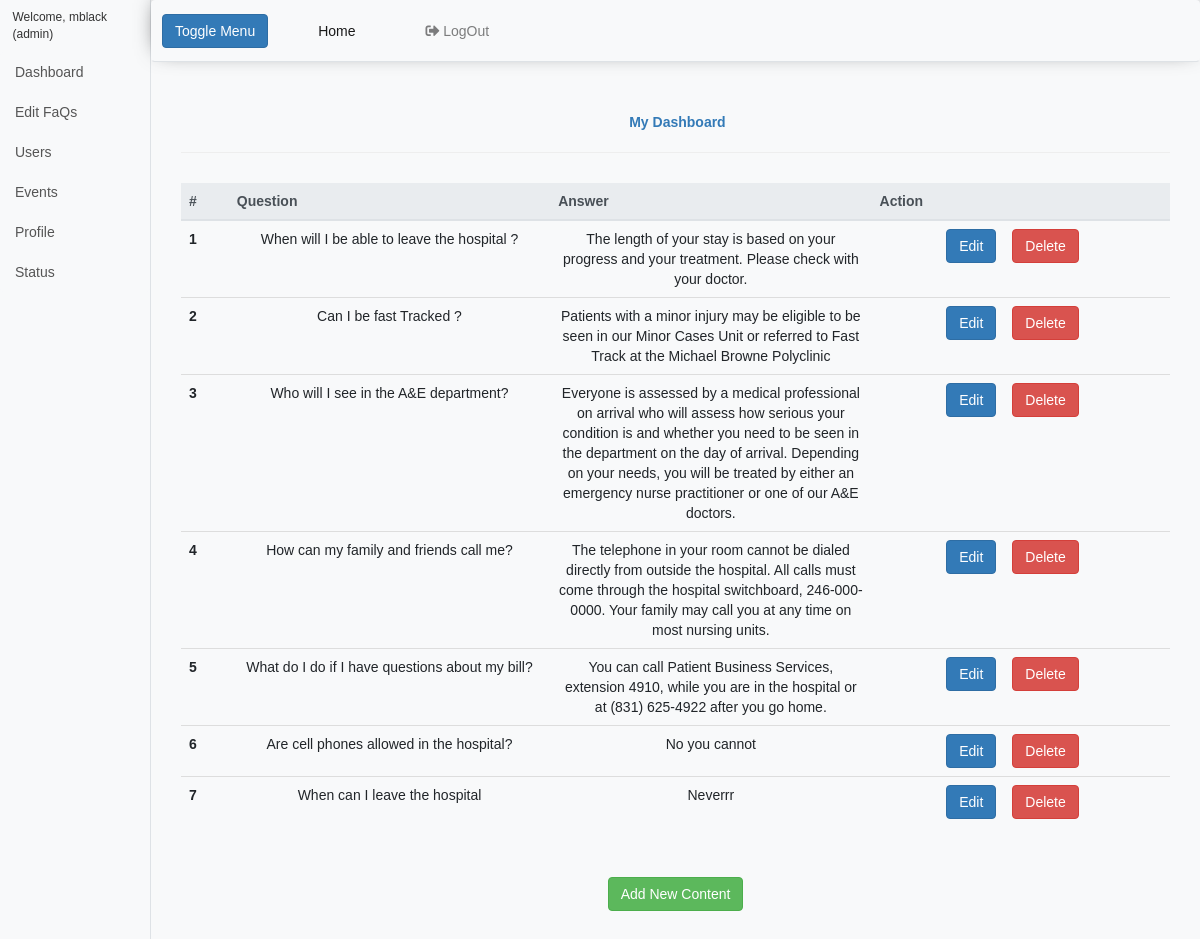
The app's page /Hospital/dashboardFaqs.php (signed in) with its own data.
### tables this page shows
CREATE TABLE `faqs` (
  `id` int(11) NOT NULL,
  `question` varchar(255) NOT NULL,
  `answer` text NOT NULL
);

### Hospital/includes/autoloader.php (called while the page is built, shortened)
<?php
function myAutoLoader($className)
{
	$searchFiles = array(
       	    INCLUDES_DIR.$className.'.php',
			    );
    foreach ($searchFiles as $file) {
    	if (file_exists($file)) {
			return;
    	}
    }
}

### Hospital/includes/applicationHelperClass.php (called while the page is built, shortened)
<?php
class applicationHelperClass
{
  public function isUserLoggedIn( )
  {
    if(isset($_SESSION['user']) && $_SESSION['role'] != 'deny'){
      return true;
    }
    return false;
  }
}

### Hospital/includes/getfaqs.php (called while the page is built, shortened)
  <?php
class getFaqs {
      function getFaqs( )
      {
        $conn = new databaseClass(DB_HOST,DB_UNAME,DB_PASS,DB_DBNAME);
        $stmt = "SELECT * FROM faqs;";
        $result =  mysqli_query($conn->getDB(),$stmt);
        $resultcheck = mysqli_num_rows($result);
        if($resultcheck > 0)
      {
        while($row = mysqli_fetch_assoc($result))
        {
          $faqs[] = $row;
      }
        return $faqs;
      }
      }
}

### Hospital/includes/databaseClass.php (called while the page is built, shortened)
<?php
class databaseClass
{
  private $_mysqli;
  public function __construct(string $db_host,string $users,string $password,string $db_name)
  {
    $this->_mysqli = new mysqli($db_host,$users,$password,$db_name);
  }
  public function getDB()
  {
    return $this->_mysqli;
  }
}

### Hospital/dashboardFaqs.php (the view, shortened to what this page needs)
<?php
$loginStatus = new applicationHelperClass();
$getfaqs = new getfaqs();
$faqs = $getfaqs->getFaqs();
$count = 0;
?>
<?php if ($loginStatus->isUserLoggedIn() && $_SESSION['role'] == "admin") : ?>
<?php $user = $_SESSION['user']; ?>
<!DOCTYPE html>
<html lang="en">
<head>
    <link rel="stylesheet" type="text/css" href="css/style.css">
    <link rel="stylesheet" href="https://maxcdn.bootstrapcdn.com/bootstrap/4.4.1/css/bootstrap.min.css">
    <link rel="stylesheet" href="https://use.fontawesome.com/releases/v5.6.3/css/all.css"
>
</head>
<body class="bg-light">
    <link href="vendor/bootstrap/css/bootstrap.min.css" rel="stylesheet">
    <link rel="stylesheet" type="text/css" href="css/style.css">
    <link href="css/simple-sidebar.css" rel="stylesheet">
    </head>
    <body>
        <div class="d-flex" id="wrapper">
            <div class="bg-light border-right" id="sidebar-wrapper">
                <div class="sidebar-heading">Welcome, <?php echo $user ?> (admin)</div>
                <div class="list-group list-group-flush">
                    <a href="#" class="list-group-item list-group-item-action bg-light">Dashboard</a>
                    <a href="#faqtable" class="list-group-item list-group-item-action bg-light">Edit FaQs</a>
                    <a href="dashboardUsers" class="list-group-item list-group-item-action bg-light">Users</a>
                    <a href="#" class="list-group-item list-group-item-action bg-light">Events</a>
                    <a href="#" class="list-group-item list-group-item-action bg-light">Profile</a>
                    <a href="#" class="list-group-item list-group-item-action bg-light">Status</a>
                </div>
            </div>
            <div id="page-content-wrapper">
                <nav class="navbar navbar-expand-lg navbar-light bg-light border-bottom " role="tablist">
                    <button class="btn btn-primary" id="menu-toggle">Toggle Menu</button>
                    <div class="collapse navbar-collapse" id="navbarSupportedContent">
                        <ul class="navbar-nav ml-auto mt-2 mt-lg-0">
                            <li class="nav-item active">
                                <a class="nav-link" href="index">Home <span class="sr-only">(current)</span></a>
                            </li>
                            <li class="nav-item">
                                <a class="nav-link" href="includes/logout"><i
                                        class="fas fa-sign-out-alt"></i>&nbspLogOut</a>
                            </li>
                    </div>
                </nav>
                <div class="container-fluid">
                    <div class="col-lg-12 col-md-12 col-sm-12 col-xs-12 text-center mt-5">
                        <a href="#"><strong><span class="fa fa-dashboard"></span> My Dashboard</strong></a>
                        <hr>
                        <?php if (!empty($faqs)) :  ?>
                        <div class="table-responsive-sm">
                            <table class="table mt-5 " id="faqtable">
                                <thead class="thead-light">
                                    <tr>
                                        <th scope="col">#</th>
                                        <th scope="col">Question</th>
                                        <th scope="col">Answer</th>
                                        <th colspan="3" scope="col">Action</th>
                                    </tr>
                                </thead>
                                <tbody>
                                    <?php foreach ($faqs as $faq) :  ?>
                                    <tr>
                                        <th scope="row"><?php echo ++$count ?></th>
                                        <td style="word-wrap:break-word;min-width: 160px;max-width: 160px;">
                                            <?php echo $faq['question'] ?></td>
                                        <td style="word-wrap:break-word;min-width: 160px;max-width: 160px;">
                                            <?php echo $faq['answer'] ?></td>
                                        <td><a href="dashboardFaqs?edit=<?php echo $faq['id']; ?>"
                                                class="btn btn-primary float-right" id="openfaq">Edit</a></td>
                                        <td><a href="includes/process?delete=<?php echo $faq['id']; ?>"
                                                class="btn btn-danger float-left">Delete</a></td>
                                    </tr>
                                    <?php endforeach ?>
                                </tbody>
                            </table>
                            <button class="btn btn-success mt-5" name="add" data-toggle="collapse"
                                data-target="#addfaq"> Add New Content </button>
                        </div>
                        <?php endif ?>
                                <br><br><br>
                            </div>
                        </div>
                    </div>
                </div>
    </body>
</html>
<?php else : ?>
<?php header("Location: ./index")   ?>
<?php endif ?>

### Hospital/css/style.css (style rules this page uses)
body { font-family: "Poppins", sans-serif; }
nav { box-shadow: 0px -5px 22px -8px rgba(0, 0, 0, 0.75); margin-bottom: 10px; }
.navbar-nav > li { margin-right: 20px; padding-left: 30px; padding-right: 10px; }

### Hospital/css/simple-sidebar.css (style rules this page uses)
body { overflow-x: hidden; }
#sidebar-wrapper { min-height: 100vh; margin-left: -15rem; -webkit-transition: margin .25s ease-out; -moz-transition: margin .25s ease-out; -o-transition: margin .25s ease-out; transition: margin .25s ease-out; }
#sidebar-wrapper .sidebar-heading { padding: 0.875rem 1.25rem; font-size: 1.2rem; }
#sidebar-wrapper .list-group { width: 15rem; }
#page-content-wrapper { min-width: 100vw; }
@media (min-width: 768px) { #sidebar-wrapper { margin-left: 0; } }
@media (min-width: 768px) { #page-content-wrapper { min-width: 0; width: 100%; } }

### records on screen
faqs: question "When will I be able to leave the hospital ?", answer "The length of your stay is based on your progress and your treatment. Please check with your doctor."
faqs: question "Can I be fast Tracked ?", answer "Patients with a minor injury may be eligible to be seen in our Minor Cases Unit or referred to Fast Track at the Michael Browne Polyclinic"
faqs: question "Who will I see in the A&E department?", answer "Everyone is assessed by a medical professional on arrival who will assess how serious your condition is and whether you need to be seen in the department on the day of arrival. Depending on your needs, you will be treated by either an emergency nurse practitioner or one of our A&E doctors."
faqs: question "How can my family and friends call me?", answer "The telephone in your room cannot be dialed directly from outside the hospital. All calls must come through the hospital switchboard, 246-000-0000. Your family may call you at any time on most nursing units."
faqs: question "What do I do if I have questions about my bill?", answer "You can call Patient Business Services, extension 4910, while you are in the hospital or at (831) 625-4922 after you go home."
faqs: question "Are cell phones allowed in the hospital?", answer "No you cannot"
faqs: question "When can I leave the hospital", answer "Neverrr"

### other values on screen
$user "mblack"
